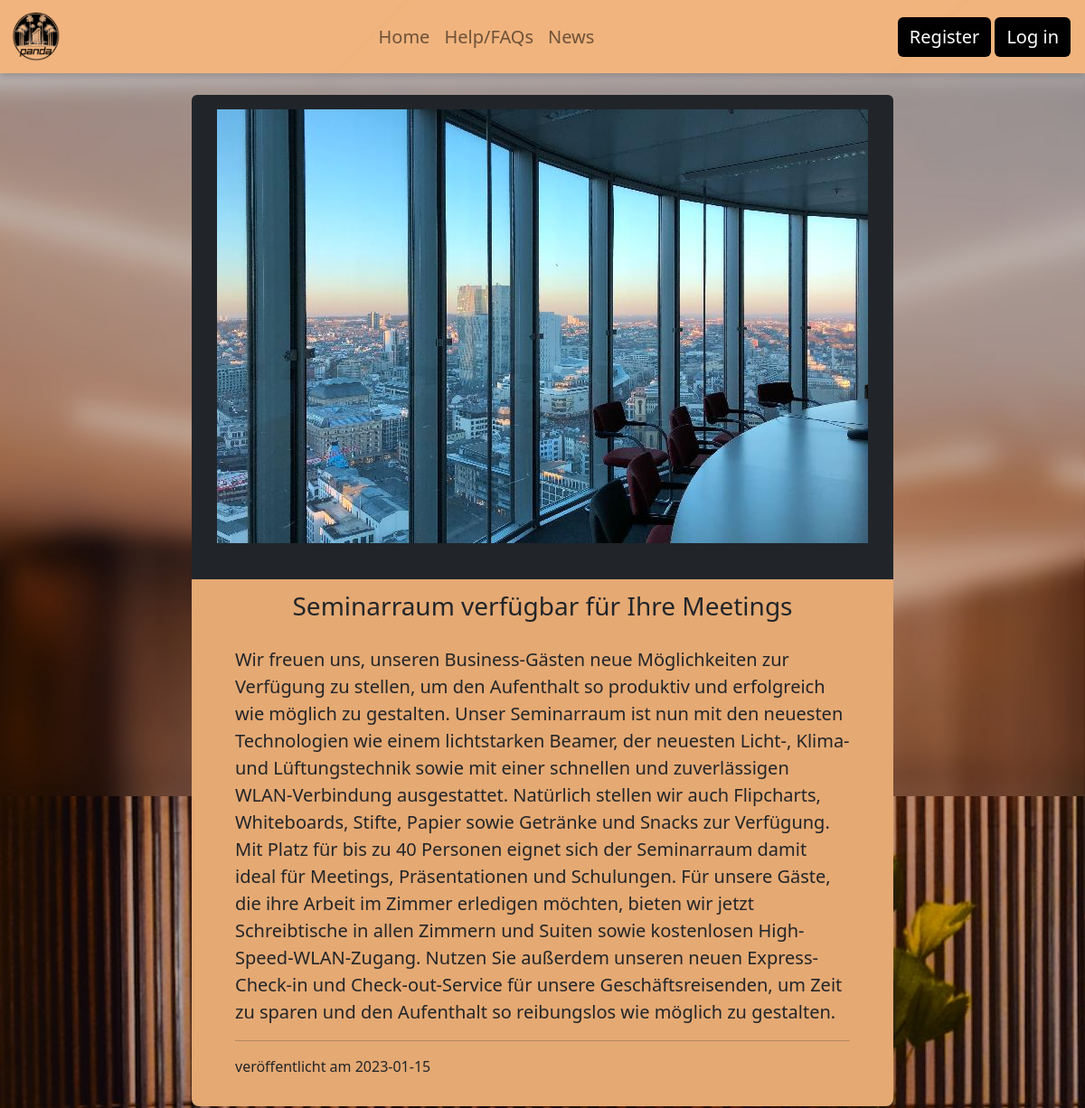
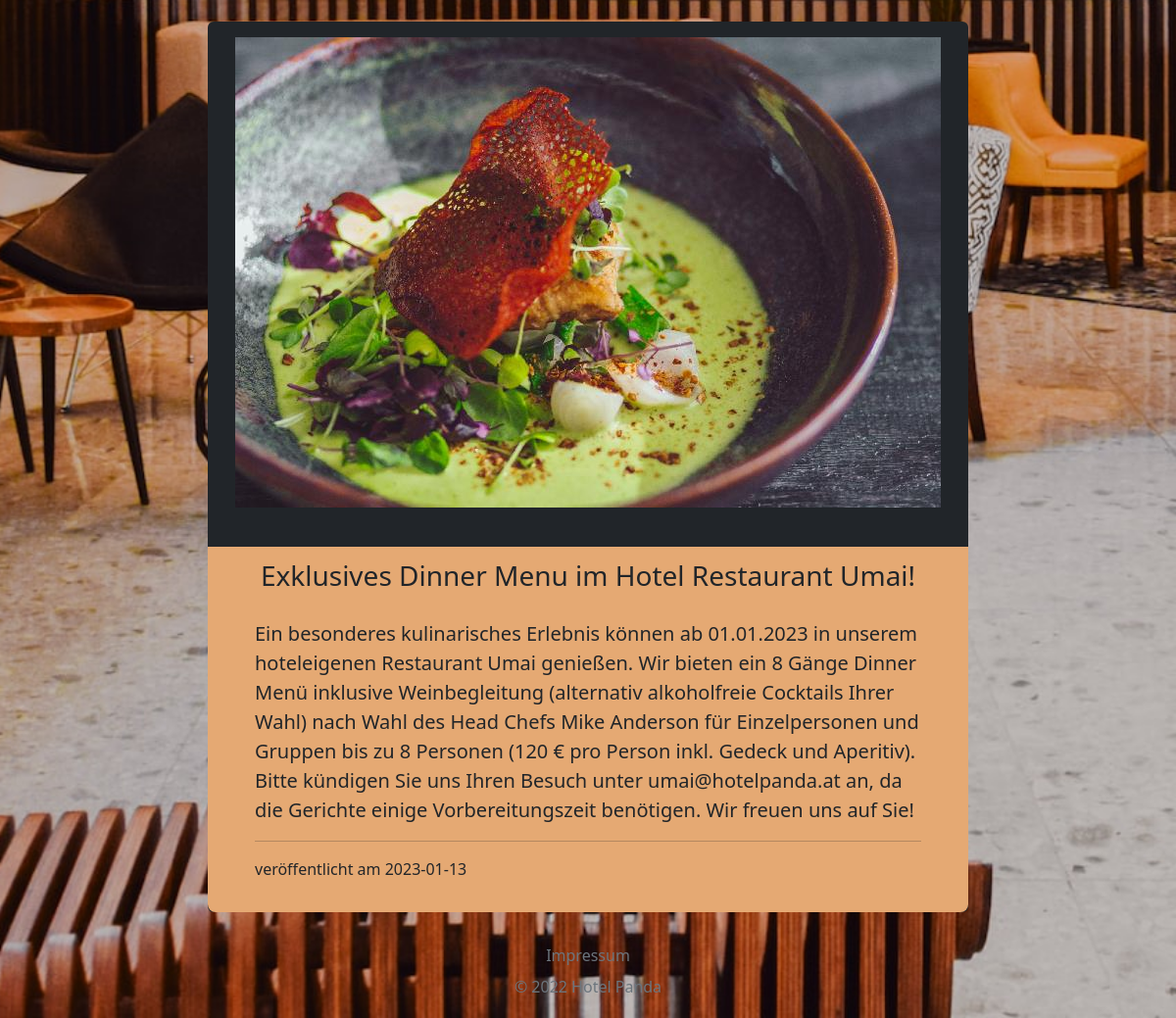
Page /index.php?page=news on the committed database (2 pictures, top to bottom).
### tables this page shows
CREATE TABLE `news` (
  `newsid` int(11) NOT NULL,
  `newsfile_path` varchar(255) NOT NULL,
  `newstitle` varchar(255) NOT NULL,
  `newsarticle` varchar(2000) NOT NULL,
  `newsdate` timestamp NOT NULL DEFAULT current_timestamp()
);

### inc/news.php (the view, shortened to what this page needs)
<div class="overflow-auto body-home d-flex flex-column min-vh-100 bg-image-blur overflow-visible">
    <?php
    require_once './utils/dbaccess.php';
    if (empty(mysqli_connect_error())) {
        try {
            $sql = "SELECT newsid, newsfile_path, newstitle, newsarticle, newsdate FROM news ORDER BY newsdate DESC";
            $result = $conn->query($sql);
            if ($result->num_rows > 0) {
                echo '
                <div class="col-lg-8 container  mx-auto">';
                while ($row = $result->fetch_assoc()) {
                    echo '
                    <div class="col-lg-12 mt-4  ">
                    <div class="bg-dark pt-3 rounded">';
                    if (!empty($row["newsfile_path"])) {
                        echo '<img class="img-fluid   " src="' . $row["newsfile_path"] . '"> <br>';
                    }
                    echo '<br>
                            <div class="lead fs-3 mt-3 p-2" style="background-color:#f6b47aec";><strong>' .    $row["newstitle"] . "</strong></div>";
                    echo '<div class="text-start px-5 py-3 news-text lead fw-normal  " style="background-color:#f6b47aec; border-bottom-right-radius:0.5rem; border-bottom-left-radius:0.5rem; ">';
                    echo  $row["newsarticle"];
                    echo "<hr>";
                    echo '<p class="fs-6">veröffentlicht am ' . substr($row['newsdate'], 0, -8) . '</p>';
                    echo "</div>";
                    echo '</div>';
                }
                echo "</div>
                </div>";
            } else {
                echo ' <p class=" style="color:white;" >Bisher wurden noch keine News eingetragen! Wenden Sie sich an einen Admin. ';
            }
        } catch (Exception $err) {
            $uploadError .= "dbErr|";
            $conn->close();
        }
    }
    ?>
</div>

### res/css/styles.css (style rules this page uses)
:root { --main-color: #f6b47aec; --font-color: #0a1d25; --sec-color: #873D48; --ter-color: #b7f8f8; --faq-color: #ffe1c7; }
.bg-image { background-image: url("../img/welcome.jpg"); height: 100vh; background-size: cover; background-position: center; background-attachment: fixed; background-repeat: no-repeat; }
.bg-image-blur { background-image: url("../img/welcome-blur.jpg"); height: 100vh; background-size: cover; background-position: center; background-attachment: fixed; background-repeat: no-repeat; }

### rows in the picture
news: newsfile_path (picture), newstitle "Seminarraum verfügbar für Ihre Meetings", newsarticle "Wir freuen uns, unseren Business-Gästen neue Möglichkeiten zur Verfügung zu stellen, um den Aufenthalt so produktiv und erfolgreich wie möglich zu gestalten. Unser Seminarraum ist nun mit den neuesten Technologien wie einem lichtstarken Beamer, der neuesten Licht-, Klima- und Lüftungstechnik sowie mit einer schnellen und zuverlässigen WLAN-Verbindung ausgestattet. Natürlich stellen wir auch Flipcharts, Whiteboards, Stifte, Papier sowie Getränke und Snacks zur Verfügung. Mit Platz für bis zu 40 Personen eignet sich der Seminarraum damit ideal für Meetings, Präsentationen und Schulungen. Für unsere Gäste, die ihre Arbeit im Zimmer erledigen möchten, bieten wir jetzt Schreibtische in allen…", newsdate "2023-01-15"
news: newsfile_path (picture), newstitle "Exklusives Dinner Menu im Hotel Restaurant Umai!", newsarticle "Ein besonderes kulinarisches Erlebnis können ab 01.01.2023 in unserem hoteleigenen Restaurant Umai genießen. Wir bieten ein 8 Gänge Dinner Menü inklusive Weinbegleitung (alternativ alkoholfreie Cocktails Ihrer Wahl) nach Wahl des Head Chefs Mike Anderson für Einzelpersonen und Gruppen bis zu 8 Personen (120 € pro Person inkl. Gedeck und Aperitiv). Bitte kündigen Sie uns Ihren Besuch unter umai@hotelpanda.at an, da die Gerichte einige Vorbereitungszeit benötigen. Wir freuen uns auf Sie!", newsdate "2023-01-13"
